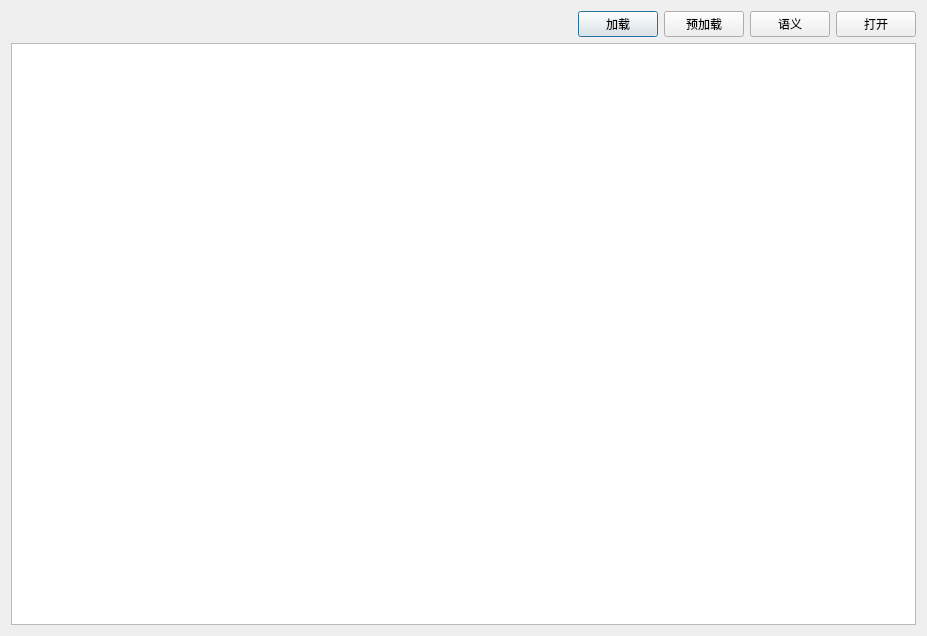
<?xml version="1.0" encoding="UTF-8"?>
<ui version="4.0">
 <class>Dialog</class>
 <widget class="QDialog" name="Dialog">
  <property name="geometry">
   <rect>
    <x>0</x>
    <y>0</y>
    <width>927</width>
    <height>636</height>
   </rect>
  </property>
  <property name="windowTitle">
   <string>地图管理器</string>
  </property>
  <layout class="QVBoxLayout" name="verticalLayout">
   <item>
    <layout class="QHBoxLayout" name="horizontalLayout">
     <item>
      <spacer name="horizontalSpacer">
       <property name="orientation">
        <enum>Qt::Horizontal</enum>
       </property>
       <property name="sizeHint" stdset="0">
        <size>
         <width>40</width>
         <height>20</height>
        </size>
       </property>
      </spacer>
     </item>
     <item>
      <widget class="QPushButton" name="loadButton">
       <property name="text">
        <string>加载</string>
       </property>
      </widget>
     </item>
     <item>
      <widget class="QPushButton" name="preloadButton">
       <property name="text">
        <string>预加载</string>
       </property>
      </widget>
     </item>
     <item>
      <widget class="QPushButton" name="semanticButton">
       <property name="text">
        <string>语义</string>
       </property>
      </widget>
     </item>
     <item>
      <widget class="QPushButton" name="openButton">
       <property name="text">
        <string>打开</string>
       </property>
      </widget>
     </item>
    </layout>
   </item>
   <item>
    <widget class="QTableWidget" name="mapGroupTable"/>
   </item>
  </layout>
 </widget>
 <layoutdefault spacing="6" margin="11"/>
 <resources/>
 <connections/>
</ui>
